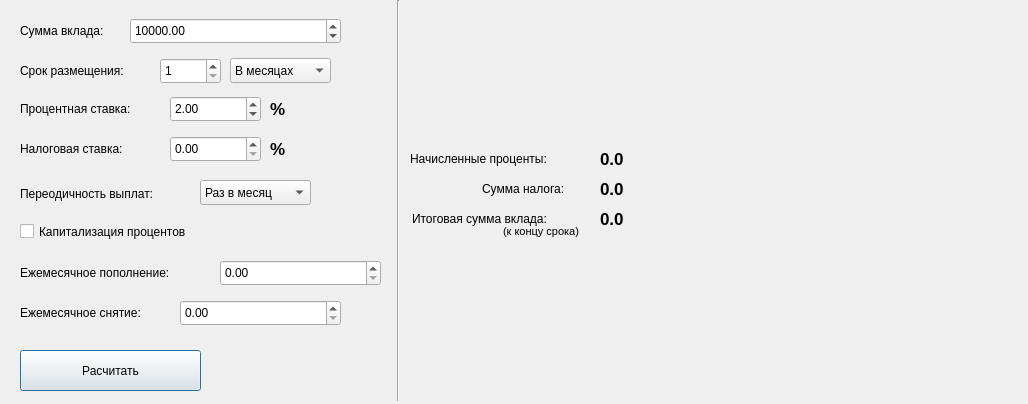
<?xml version="1.0" encoding="UTF-8"?>
<ui version="4.0">
 <class>depozit_calc</class>
 <widget class="QDialog" name="depozit_calc">
  <property name="geometry">
   <rect>
    <x>0</x>
    <y>0</y>
    <width>1028</width>
    <height>404</height>
   </rect>
  </property>
  <property name="windowTitle">
   <string>Depozit_Calc</string>
  </property>
  <widget class="QLabel" name="label_sum">
   <property name="geometry">
    <rect>
     <x>20</x>
     <y>20</y>
     <width>111</width>
     <height>21</height>
    </rect>
   </property>
   <property name="text">
    <string>Сумма вклада:</string>
   </property>
  </widget>
  <widget class="Line" name="line">
   <property name="geometry">
    <rect>
     <x>390</x>
     <y>0</y>
     <width>16</width>
     <height>401</height>
    </rect>
   </property>
   <property name="orientation">
    <enum>Qt::Vertical</enum>
   </property>
  </widget>
  <widget class="QDoubleSpinBox" name="doubleSpinBox_sum_depozit">
   <property name="geometry">
    <rect>
     <x>130</x>
     <y>18</y>
     <width>211</width>
     <height>26</height>
    </rect>
   </property>
   <property name="minimum">
    <double>1.000000000000000</double>
   </property>
   <property name="maximum">
    <double>1000000000000001.000000000000000</double>
   </property>
   <property name="value">
    <double>10000.000000000000000</double>
   </property>
  </widget>
  <widget class="QLabel" name="label_term">
   <property name="geometry">
    <rect>
     <x>20</x>
     <y>60</y>
     <width>141</width>
     <height>21</height>
    </rect>
   </property>
   <property name="text">
    <string>Срок размещения:</string>
   </property>
  </widget>
  <widget class="QSpinBox" name="spinBox_term">
   <property name="geometry">
    <rect>
     <x>160</x>
     <y>58</y>
     <width>61</width>
     <height>26</height>
    </rect>
   </property>
   <property name="minimum">
    <number>1</number>
   </property>
   <property name="maximum">
    <number>1000000000</number>
   </property>
   <property name="value">
    <number>1</number>
   </property>
  </widget>
  <widget class="QComboBox" name="comboBox_term">
   <property name="geometry">
    <rect>
     <x>230</x>
     <y>58</y>
     <width>101</width>
     <height>25</height>
    </rect>
   </property>
   <item>
    <property name="text">
     <string>В месяцах</string>
    </property>
   </item>
   <item>
    <property name="text">
     <string>В годах</string>
    </property>
   </item>
  </widget>
  <widget class="QLabel" name="label_Interest_rate">
   <property name="geometry">
    <rect>
     <x>20</x>
     <y>100</y>
     <width>151</width>
     <height>17</height>
    </rect>
   </property>
   <property name="text">
    <string>Процентная ставка:</string>
   </property>
  </widget>
  <widget class="QDoubleSpinBox" name="doubleSpinBox_interest_rate">
   <property name="geometry">
    <rect>
     <x>170</x>
     <y>96</y>
     <width>91</width>
     <height>26</height>
    </rect>
   </property>
   <property name="minimum">
    <double>0.010000000000000</double>
   </property>
   <property name="maximum">
    <double>100000000000000004188152556421145795899143386664033828314342771180699648.000000000000000</double>
   </property>
   <property name="value">
    <double>2.000000000000000</double>
   </property>
  </widget>
  <widget class="QLabel" name="label_Interest_rate_2">
   <property name="geometry">
    <rect>
     <x>270</x>
     <y>100</y>
     <width>21</width>
     <height>17</height>
    </rect>
   </property>
   <property name="font">
    <font>
     <pointsize>13</pointsize>
     <bold>true</bold>
    </font>
   </property>
   <property name="text">
    <string>%</string>
   </property>
  </widget>
  <widget class="QLabel" name="label_tax_rate">
   <property name="geometry">
    <rect>
     <x>20</x>
     <y>140</y>
     <width>151</width>
     <height>17</height>
    </rect>
   </property>
   <property name="text">
    <string>Налоговая ставка:</string>
   </property>
  </widget>
  <widget class="QLabel" name="label_tax_rate_2">
   <property name="geometry">
    <rect>
     <x>270</x>
     <y>140</y>
     <width>21</width>
     <height>17</height>
    </rect>
   </property>
   <property name="font">
    <font>
     <pointsize>13</pointsize>
     <bold>true</bold>
    </font>
   </property>
   <property name="text">
    <string>%</string>
   </property>
  </widget>
  <widget class="QDoubleSpinBox" name="doubleSpinBox_tax_rate">
   <property name="geometry">
    <rect>
     <x>170</x>
     <y>136</y>
     <width>91</width>
     <height>26</height>
    </rect>
   </property>
   <property name="minimum">
    <double>0.000000000000000</double>
   </property>
   <property name="maximum">
    <double>100000000000000004188152556421145795899143386664033828314342771180699648.000000000000000</double>
   </property>
   <property name="stepType">
    <enum>QAbstractSpinBox::DefaultStepType</enum>
   </property>
   <property name="value">
    <double>0.000000000000000</double>
   </property>
  </widget>
  <widget class="QCheckBox" name="checkBox_capitalization">
   <property name="geometry">
    <rect>
     <x>20</x>
     <y>220</y>
     <width>221</width>
     <height>23</height>
    </rect>
   </property>
   <property name="text">
    <string>Капитализация процентов</string>
   </property>
  </widget>
  <widget class="QLabel" name="label_frequency">
   <property name="geometry">
    <rect>
     <x>20</x>
     <y>185</y>
     <width>181</width>
     <height>17</height>
    </rect>
   </property>
   <property name="text">
    <string>Переодичность выплат:</string>
   </property>
  </widget>
  <widget class="QComboBox" name="comboBox_frequency">
   <property name="geometry">
    <rect>
     <x>200</x>
     <y>180</y>
     <width>111</width>
     <height>25</height>
    </rect>
   </property>
   <item>
    <property name="text">
     <string>Раз в месяц</string>
    </property>
   </item>
   <item>
    <property name="text">
     <string>Раз в год</string>
    </property>
   </item>
  </widget>
  <widget class="QLabel" name="label_replenishment">
   <property name="geometry">
    <rect>
     <x>20</x>
     <y>262</y>
     <width>201</width>
     <height>21</height>
    </rect>
   </property>
   <property name="text">
    <string>Ежемесячное пополнение:</string>
   </property>
  </widget>
  <widget class="QDoubleSpinBox" name="doubleSpinBox_replenishment">
   <property name="geometry">
    <rect>
     <x>220</x>
     <y>260</y>
     <width>161</width>
     <height>26</height>
    </rect>
   </property>
   <property name="minimum">
    <double>0.000000000000000</double>
   </property>
   <property name="maximum">
    <double>1000000000000001.000000000000000</double>
   </property>
   <property name="value">
    <double>0.000000000000000</double>
   </property>
  </widget>
  <widget class="QLabel" name="label_replenishment_2">
   <property name="geometry">
    <rect>
     <x>20</x>
     <y>302</y>
     <width>201</width>
     <height>21</height>
    </rect>
   </property>
   <property name="text">
    <string>Ежемесячное снятие:</string>
   </property>
  </widget>
  <widget class="QDoubleSpinBox" name="doubleSpinBox_withdrawal">
   <property name="geometry">
    <rect>
     <x>180</x>
     <y>300</y>
     <width>161</width>
     <height>26</height>
    </rect>
   </property>
   <property name="minimum">
    <double>0.000000000000000</double>
   </property>
   <property name="maximum">
    <double>1000000000000001.000000000000000</double>
   </property>
   <property name="value">
    <double>0.000000000000000</double>
   </property>
  </widget>
  <widget class="QPushButton" name="pushButton">
   <property name="geometry">
    <rect>
     <x>20</x>
     <y>350</y>
     <width>181</width>
     <height>41</height>
    </rect>
   </property>
   <property name="text">
    <string>Расчитать</string>
   </property>
  </widget>
  <widget class="QLabel" name="label_Interest">
   <property name="geometry">
    <rect>
     <x>410</x>
     <y>150</y>
     <width>181</width>
     <height>17</height>
    </rect>
   </property>
   <property name="text">
    <string>Начисленные проценты:</string>
   </property>
  </widget>
  <widget class="QLabel" name="label_Interest_total">
   <property name="geometry">
    <rect>
     <x>600</x>
     <y>150</y>
     <width>421</width>
     <height>17</height>
    </rect>
   </property>
   <property name="font">
    <font>
     <pointsize>13</pointsize>
     <bold>true</bold>
    </font>
   </property>
   <property name="text">
    <string>0.0</string>
   </property>
  </widget>
  <widget class="QLabel" name="label_tax">
   <property name="geometry">
    <rect>
     <x>482</x>
     <y>180</y>
     <width>111</width>
     <height>17</height>
    </rect>
   </property>
   <property name="text">
    <string>Сумма налога:</string>
   </property>
  </widget>
  <widget class="QLabel" name="label_tax_total">
   <property name="geometry">
    <rect>
     <x>600</x>
     <y>180</y>
     <width>421</width>
     <height>17</height>
    </rect>
   </property>
   <property name="font">
    <font>
     <pointsize>13</pointsize>
     <bold>true</bold>
    </font>
   </property>
   <property name="text">
    <string>0.0</string>
   </property>
  </widget>
  <widget class="QLabel" name="label_end_balance">
   <property name="geometry">
    <rect>
     <x>412</x>
     <y>210</y>
     <width>181</width>
     <height>17</height>
    </rect>
   </property>
   <property name="text">
    <string>Итоговая сумма вклада:</string>
   </property>
  </widget>
  <widget class="QLabel" name="label_total_balance">
   <property name="geometry">
    <rect>
     <x>600</x>
     <y>210</y>
     <width>421</width>
     <height>17</height>
    </rect>
   </property>
   <property name="font">
    <font>
     <pointsize>13</pointsize>
     <bold>true</bold>
    </font>
   </property>
   <property name="text">
    <string>0.0</string>
   </property>
  </widget>
  <widget class="QLabel" name="label">
   <property name="geometry">
    <rect>
     <x>503</x>
     <y>223</y>
     <width>81</width>
     <height>17</height>
    </rect>
   </property>
   <property name="font">
    <font>
     <pointsize>8</pointsize>
    </font>
   </property>
   <property name="text">
    <string>(к концу срока)</string>
   </property>
  </widget>
 </widget>
 <resources/>
 <connections/>
</ui>
